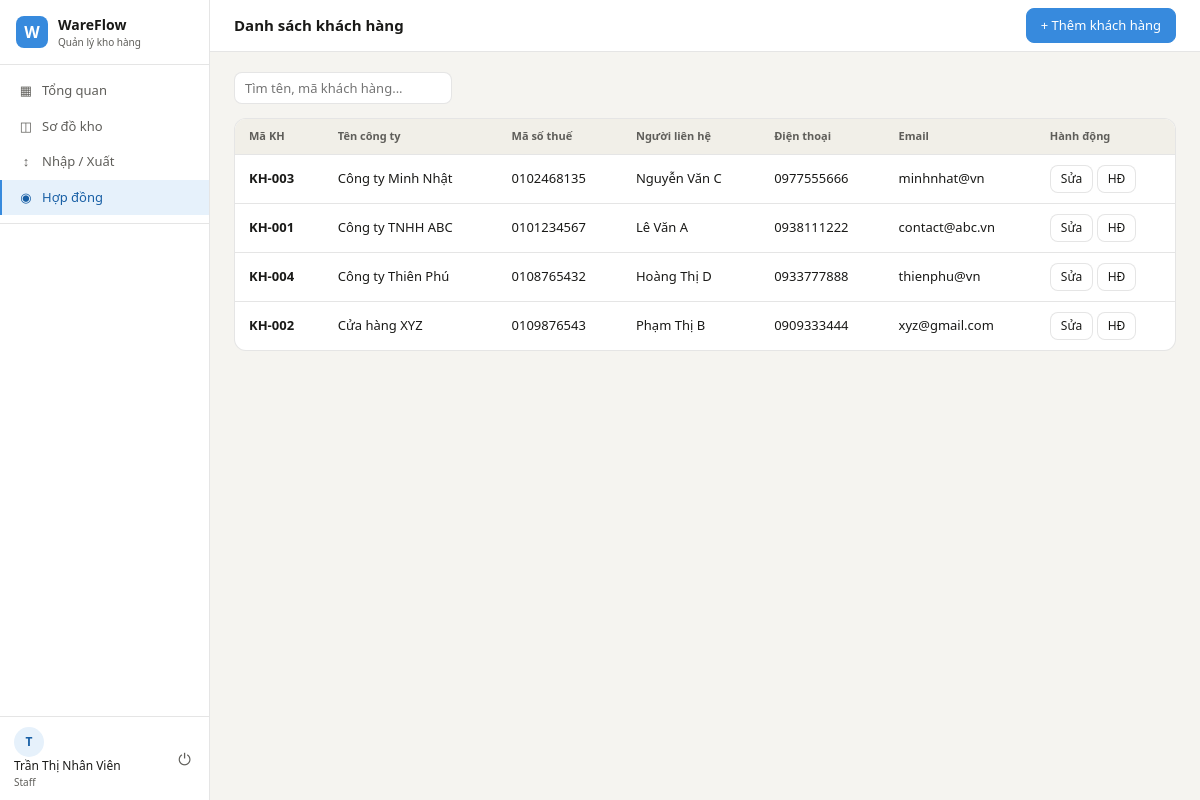
The page /contracts/customers (signed in) on the database its author committed.
### app/models/__init__.py (models this page shows, shortened)
class User(UserMixin, db.Model):
    __tablename__ = 'users'
    id           = db.Column(db.Integer, primary_key=True)
    username     = db.Column(db.String(80), unique=True, nullable=False)
    email        = db.Column(db.String(120), unique=True, nullable=False)
    password_hash = db.Column(db.String(256), nullable=False)
    full_name    = db.Column(db.String(150))
    phone        = db.Column(db.String(20))
    role         = db.Column(db.String(20), default=UserRole.STAFF.value)
    is_active    = db.Column(db.Boolean, default=True)
    created_at   = db.Column(db.DateTime, default=datetime.utcnow)
    def is_admin(self):
        return self.role == UserRole.ADMIN.value

class Customer(db.Model):
    __tablename__ = 'customers'
    id           = db.Column(db.Integer, primary_key=True)
    code         = db.Column(db.String(20), unique=True)   # KH-001
    name         = db.Column(db.String(150), nullable=False)
    tax_code     = db.Column(db.String(20))                # Mã số thuế
    address      = db.Column(db.String(250))
    contact_name = db.Column(db.String(100))
    phone        = db.Column(db.String(20))
    email        = db.Column(db.String(120))
    created_at   = db.Column(db.DateTime, default=datetime.utcnow)
    contracts    = db.relationship('Contract', backref='customer', lazy='dynamic')
    orders       = db.relationship('Order', backref='customer', lazy='dynamic')

### app/routes/contracts.py (the view)
@contracts_bp.route('/customers')
@login_required
def customer_list():
    search    = request.args.get('search', '').strip()
    customers = Customer.query
    if search:
        customers = customers.filter(
            Customer.name.ilike(f'%{search}%') |
            Customer.code.ilike(f'%{search}%')
        )
    customers = customers.order_by(Customer.name).all()
    return render_template('contracts/customers.html',
                           customers=customers, search=search)

### app/models/__init__.py (called while the page is built)
@login_manager.user_loader
def load_user(user_id):
    return User.query.get(int(user_id))

### run.py (called while the page is built)
@app.context_processor
def inject_globals():
    from datetime import datetime
    return {'now': datetime.now()}

### app/templates/contracts/customers.html (shortened to what this page needs)
{% extends 'base.html' %}
{% block page_title %}Danh sách khách hàng{% endblock %}
{% block topbar_actions %}
<a href="{{ url_for('contracts.customer_create') }}" class="btn btn-primary">+ Thêm khách hàng</a>
{% endblock %}
{% block content %}
<div class="filter-bar">
  <form method="GET">
    <input type="text" name="search" value="{{ search }}" class="search-input" placeholder="Tìm tên, mã khách hàng...">
  </form>
</div>
<div class="panel">
  <div class="table-wrap">
    <table>
      <thead>
        <tr>
          <th>Mã KH</th>
          <th>Tên công ty</th>
          <th>Mã số thuế</th>
          <th>Người liên hệ</th>
          <th>Điện thoại</th>
          <th>Email</th>
          <th>Hành động</th>
        </tr>
      </thead>
      <tbody>
        {% for c in customers %}
        <tr>
          <td><strong>{{ c.code }}</strong></td>
          <td>{{ c.name }}</td>
          <td>{{ c.tax_code or '—' }}</td>
          <td>{{ c.contact_name or '—' }}</td>
          <td>{{ c.phone or '—' }}</td>
          <td>{{ c.email or '—' }}</td>
          <td>
            <a href="{{ url_for('contracts.customer_edit', cid=c.id) }}" class="btn btn-sm">Sửa</a>
            <a href="{{ url_for('contracts.index') }}?search={{ c.name }}" class="btn btn-sm">HĐ</a>
          </td>
        </tr>
        {% else %}
        <tr>
          <td colspan="7" style="text-align:center;padding:24px;color:var(--text-muted)">
            Chưa có khách hàng nào
          </td>
        </tr>
        {% endfor %}
      </tbody>
    </table>
  </div>
</div>
{% endblock %}

### app/templates/base.html (shortened to what this page needs)
<!DOCTYPE html>
<html lang="vi">
<head>
  <link rel="stylesheet" href="{{ url_for('static', filename='css/main.css') }}">
</head>
<body>
{% if current_user.is_authenticated %}
<div class="app-layout">
  <aside class="sidebar">
    <div class="sidebar-logo">
      <div class="logo-icon">W</div>
      <div>
        <div class="logo-name">WareFlow</div>
        <div class="logo-sub">Quản lý kho hàng</div>
      </div>
    </div>
    <nav class="sidebar-nav">
      <a href="{{ url_for('dashboard.index') }}"
         class="nav-item {% if request.endpoint == 'dashboard.index' %}active{% endif %}">
        <span class="nav-icon">▦</span> Tổng quan
      </a>
      <a href="{{ url_for('warehouse.index') }}"
         class="nav-item {% if 'warehouse' in request.endpoint %}active{% endif %}">
        <span class="nav-icon">◫</span> Sơ đồ kho
      </a>
      <a href="{{ url_for('logistics.index') }}"
         class="nav-item {% if 'logistics' in request.endpoint %}active{% endif %}">
        <span class="nav-icon">↕</span> Nhập / Xuất
      </a>
      <a href="{{ url_for('contracts.index') }}"
         class="nav-item {% if 'contracts' in request.endpoint %}active{% endif %}">
        <span class="nav-icon">◉</span> Hợp đồng
      </a>
      <div class="nav-divider"></div>
    </nav>
    <div class="sidebar-footer">
      <div class="user-info">
        <div class="user-avatar">{{ current_user.full_name[0] if current_user.full_name else current_user.username[0] }}</div>
        <div>
          <div class="user-name">{{ current_user.full_name or current_user.username }}</div>
          <div class="user-role">{{ current_user.role | capitalize }}</div>
        </div>
      </div>
      <a href="{{ url_for('auth.logout') }}" class="logout-btn" title="Đăng xuất">⏻</a>
    </div>
  </aside>
  <div class="main-content">
    <header class="topbar">
      <h1 class="page-title">{% block page_title %}{% endblock %}</h1>
      <div class="topbar-actions">{% block topbar_actions %}{% endblock %}</div>
    </header>
    <div class="content-body">
      {% block content %}{% endblock %}
    </div>
  </div>
</div>
{% else %}
  {% block auth_content %}{% endblock %}
{% endif %}
</body>
</html>

### app/static/css/main.css (style rules this page uses)
:root { --blue: #378ADD; --blue-dark: #185FA5; --blue-bg: #E6F1FB; --green: #3B6D11; --green-bg: #EAF3DE; --amber: #BA7517; --amber-bg: #FAEEDA; --red: #A32D2D; --red-bg: #FCEBEB; --pink: #993556; --pink-bg: #FBEAF0; --gray: #888780; --gray-bg: #F1EFE8; --text: #1a1a18; --text-muted:#5F5E5A; --border: rgba(0,0,0,0.10); --bg: #F5F4F0; --surface: #FFFFFF; --sidebar-w: 210px; --topbar-h: 52px; --radius: 8px; --radius-lg: 12px; }
* { box-sizing: border-box; margin: 0; padding: 0; }
body { font-family: 'Segoe UI', system-ui, sans-serif; font-size: 14px; color: var(--text); background: var(--bg); line-height: 1.5; }
a { text-decoration: none; color: inherit; }
.app-layout { display: flex; height: 100vh; overflow: hidden; }
.sidebar { width: var(--sidebar-w); background: var(--surface); border-right: 1px solid var(--border); display: flex; flex-direction: column; flex-shrink: 0; }
.sidebar-logo { display: flex; align-items: center; gap: 10px; padding: 14px 16px; border-bottom: 1px solid var(--border); }
.logo-icon { width: 32px; height: 32px; background: var(--blue); color: #fff; border-radius: 8px; display: flex; align-items: center; justify-content: center; font-weight: 700; font-size: 16px; }
.logo-name { font-weight: 600; font-size: 14px; }
.logo-sub { font-size: 10px; color: var(--text-muted); }
.sidebar-nav { flex: 1; padding: 8px 0; overflow-y: auto; }
.nav-item { display: flex; align-items: center; gap: 8px; padding: 8px 16px; font-size: 13px; color: var(--text-muted); border-left: 2px solid transparent; transition: all 0.12s; cursor: pointer; }
.nav-item.active { background: var(--blue-bg); color: var(--blue-dark); border-left-color: var(--blue); font-weight: 500; }
.nav-icon { font-size: 13px; width: 16px; text-align: center; }
.nav-divider { height: 1px; background: var(--border); margin: 8px 0; }
.sidebar-footer { border-top: 1px solid var(--border); padding: 10px 14px; display: flex; align-items: center; gap: 8px; }
.user-avatar { width: 30px; height: 30px; border-radius: 50%; background: var(--blue-bg); color: var(--blue-dark); display: flex; align-items: center; justify-content: center; font-weight: 600; font-size: 12px; flex-shrink: 0; }
.user-name { font-size: 12px; font-weight: 500; }
.user-role { font-size: 10px; color: var(--text-muted); }
.logout-btn { margin-left: auto; color: var(--text-muted); font-size: 16px; padding: 4px; cursor: pointer; border-radius: 4px; }
.main-content { flex: 1; display: flex; flex-direction: column; overflow: hidden; }
.topbar { height: var(--topbar-h); background: var(--surface); border-bottom: 1px solid var(--border); padding: 0 24px; display: flex; align-items: center; justify-content: space-between; flex-shrink: 0; }
.page-title { font-size: 15px; font-weight: 600; }
.topbar-actions { display: flex; align-items: center; gap: 8px; }
.content-body { flex: 1; overflow-y: auto; padding: 20px 24px; }
.panel { background: var(--surface); border: 1px solid var(--border); border-radius: var(--radius-lg); overflow: hidden; }
.table-wrap { overflow-x: auto; }
table { width: 100%; border-collapse: collapse; }
thead th { background: var(--gray-bg); padding: 9px 14px; font-size: 11px; font-weight: 600; color: var(--text-muted); text-align: left; border-bottom: 1px solid var(--border); white-space: nowrap; }
tbody td { padding: 10px 14px; border-bottom: 1px solid var(--border); font-size: 13px; vertical-align: middle; }
tbody tr:last-child td { border-bottom: none; }
.btn { display: inline-flex; align-items: center; gap: 6px; padding: 7px 14px; border-radius: var(--radius); border: 1px solid var(--border); background: var(--surface); color: var(--text); font-size: 13px; font-family: inherit; cursor: pointer; transition: all 0.12s; white-space: nowrap; }
.btn-primary { background: var(--blue); color: #fff; border-color: var(--blue); }
.btn-sm { padding: 4px 10px; font-size: 12px; }
.filter-bar { display: flex; align-items: center; gap: 8px; flex-wrap: wrap; margin-bottom: 14px; }
.search-input { padding: 6px 10px; border: 1px solid var(--border); border-radius: var(--radius); font-size: 13px; font-family: inherit; background: var(--surface); min-width: 200px; }

### rows shown on the page
User: full_name "T", full_name "Trần Thị Nhân Viên", role "Staff"
Customer: code "KH-003", name "Công ty Minh Nhật", tax_code "0102468135", contact_name "Nguyễn Văn C", phone "0977555666", email "minhnhat@vn"
Customer: code "KH-001", name "Công ty TNHH ABC", tax_code "0101234567", contact_name "Lê Văn A", phone "0938111222", email "contact@abc.vn"
Customer: code "KH-004", name "Công ty Thiên Phú", tax_code "0108765432", contact_name "Hoàng Thị D", phone "0933777888", email "thienphu@vn"
Customer: code "KH-002", name "Cửa hàng XYZ", tax_code "0109876543", contact_name "Phạm Thị B", phone "0909333444", email "xyz@gmail.com"
